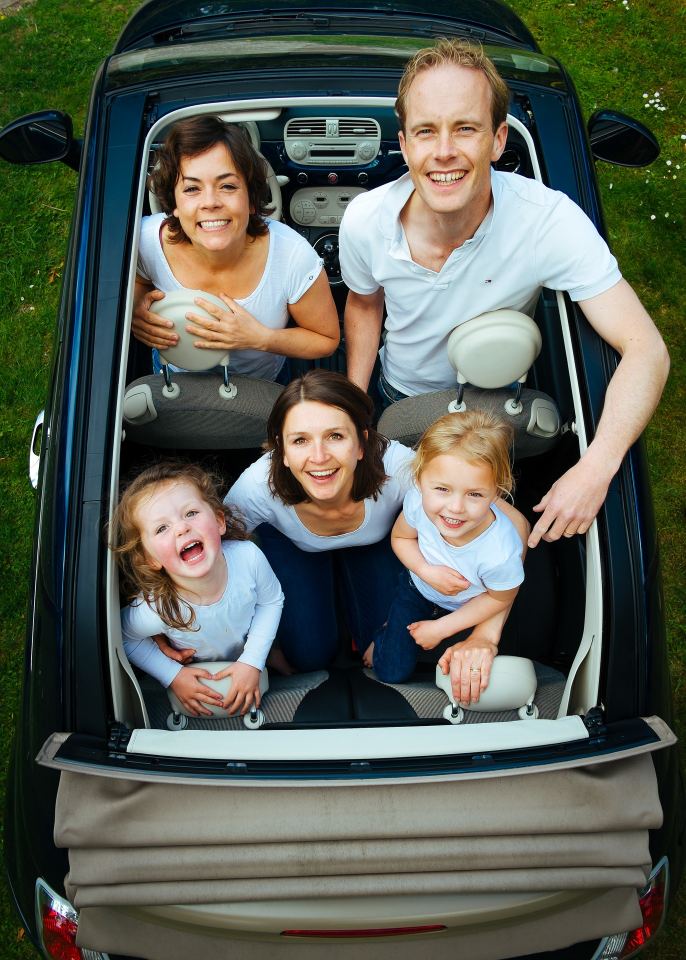
#> input picture Chapter05. 크롤링, 이미지처리, 데이터분석 시각화 프로그램 만들기/23. 사진에 얼굴만 찾아 모자이크 처리(OpenCV)/샘플사진.jpg, 1371 x 1920 px (shown at 1/2 size)
$ python main23-2.py
#> lines starting #> are read from the running program, lines starting #| are printed output that depends on the picture; after the words box and inside, x2 and y2 are one past the last pixel; in counts of white or black regions, pixels touching at a corner belong together
import numpy as np
import cv2

face_cascade = cv2.CascadeClassifier(cv2.data.haarcascades + 'haarcascade_frontalface_default.xml')
eye_cascade = cv2.CascadeClassifier(cv2.data.haarcascades + 'haarcascade_eye.xml')

ff = np.fromfile(r'C:\Users\ehdgn\PycharmProjects\파이썬과 40개의 작품들\Chapter05. 크롤링, 이미지처리, 데이터분석 시각화 프로그램 만들기\23. 사진에 얼굴만 찾아 모자이크 처리(OpenCV)\샘플사진.jpg', np.uint8)
img = cv2.imdecode(ff, cv2.IMREAD_UNCHANGED)
#> img is the input picture: shape (1920, 1371, 3); mean B, G, R 84.1, 94.9, 89.9
img = cv2.resize(img, dsize=(0, 0), fx=1.0, fy=1.0, interpolation=cv2.INTER_LINEAR)

gray = cv2.cvtColor(img, cv2.COLOR_BGR2GRAY)
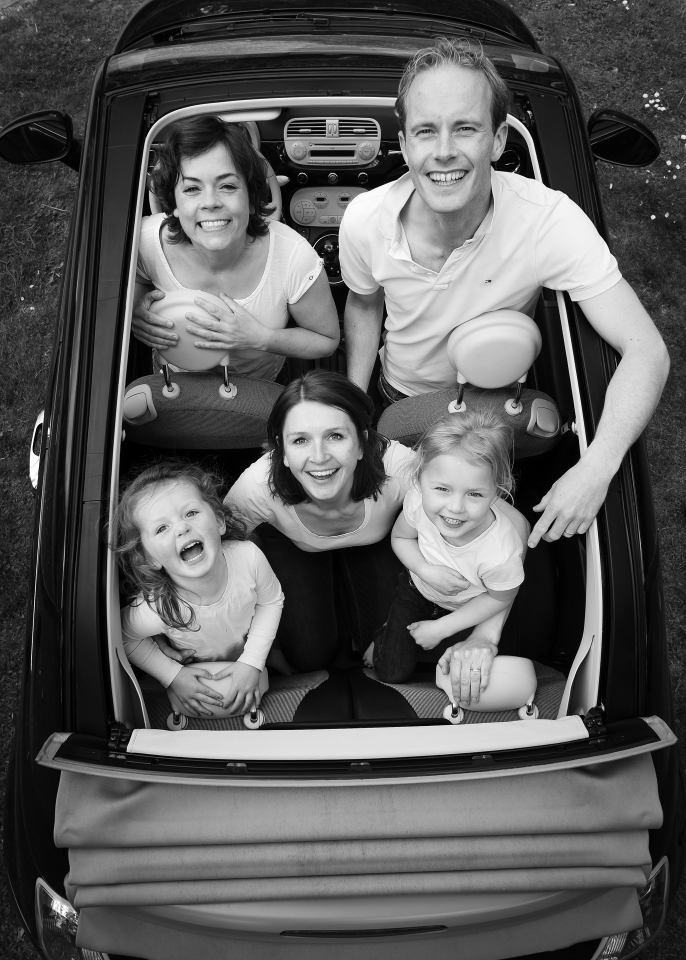
#> gray: shape (1920, 1371) (shown at 1/2 size); min 0, max 255, mean 92.2

faces = face_cascade.detectMultiScale(gray, 1.2,5)
#> faces = [[333, 305, 175, 175], [550, 806, 179, 179], [830, 917, 172, 172], [781, 173, 223, 223]]
for (x,y,w,h) in faces:
    face_img = img[y:y+h, x:x+w]    # 탐지된 얼굴 부분을 자른다.
    face_img = cv2.resize(face_img, dsize=(0, 0), fx=0.05, fy=0.05) # 이미지를 축소함
    face_img = cv2.resize(face_img, (w, h), interpolation=cv2.INTER_AREA) # 이미지를 확대함
    img[y:y+h, x:x+w] = face_img    # 자른 이미지를 축소 확대한 이미지로 대채
#> this loop made 4 passes
#> pass 1, `face_img = img[y:y+h, x:x+w]`:
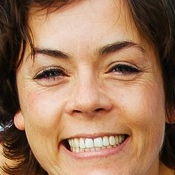
#> face_img: shape (175, 175, 3); mean B, G, R 92, 119.4, 158.6
#> pass 1, `face_img = cv2.resize(face_img, (w, h), interpolation=cv2.INTER_AREA)`:
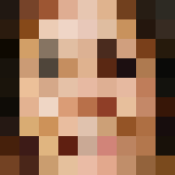
#> face_img: shape (175, 175, 3); mean B, G, R 85.9, 112, 150.8
#> pass 2, `face_img = img[y:y+h, x:x+w]`:
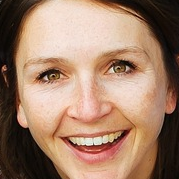
#> face_img: shape (179, 179, 3); mean B, G, R 105.4, 127.2, 160.8
#> pass 2, `face_img = cv2.resize(face_img, (w, h), interpolation=cv2.INTER_AREA)`:
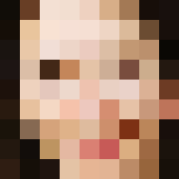
#> face_img: shape (179, 179, 3); mean B, G, R 108.7, 129.4, 162.1
#> after the loop:
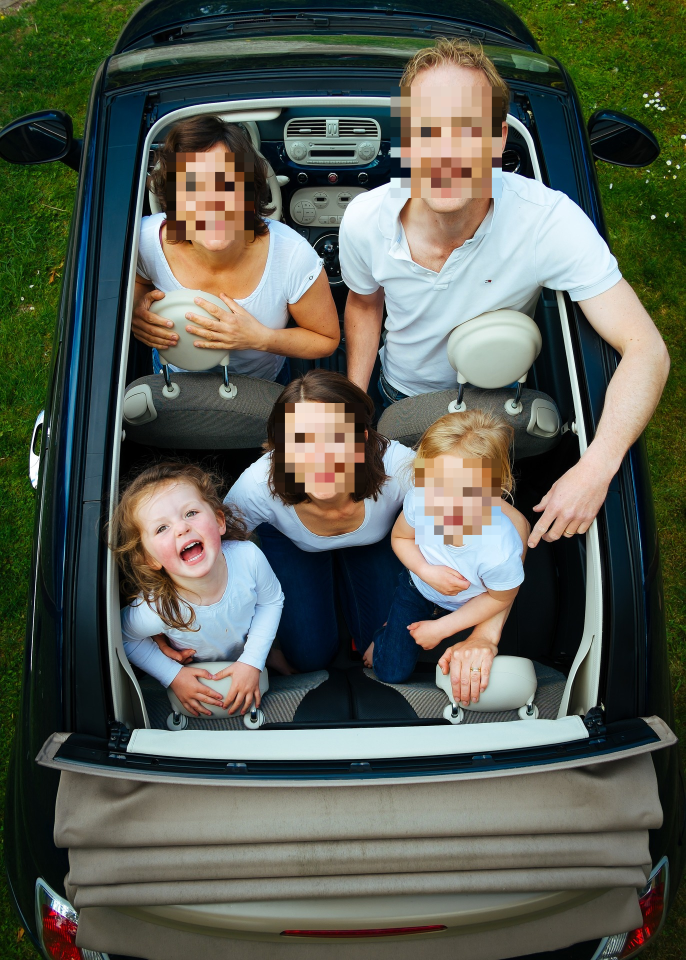
#> img: shape (1920, 1371, 3) (shown at 1/2 size); 5.38% of pixels changed, all inside (x1, y1, x2, y2) = (333, 173, 1004, 1089)

cv2.imshow('face find', img)
cv2.waitKey(0)
cv2.destroyAllWindows()
